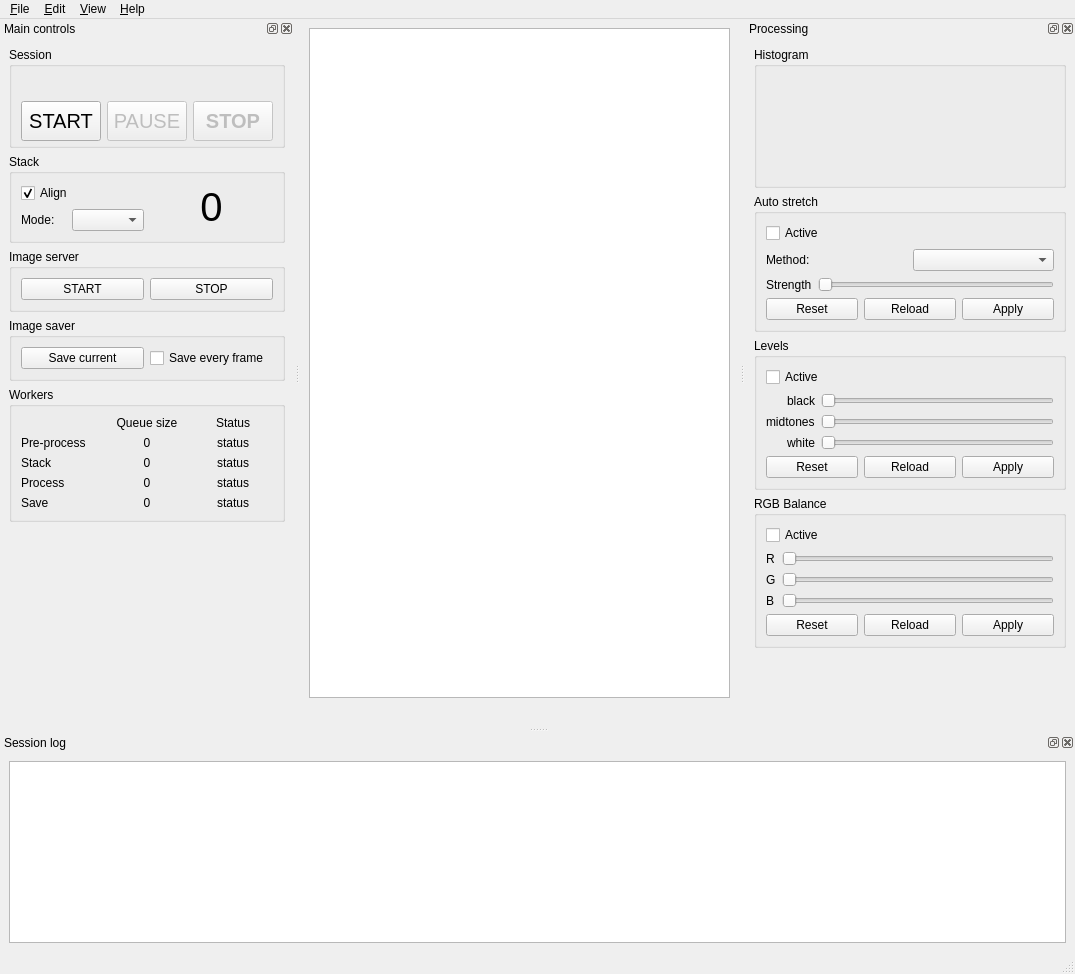
<?xml version="1.0" encoding="UTF-8"?>
<ui version="4.0">
 <class>stack_window</class>
 <widget class="QMainWindow" name="stack_window">
  <property name="geometry">
   <rect>
    <x>0</x>
    <y>0</y>
    <width>1075</width>
    <height>974</height>
   </rect>
  </property>
  <property name="minimumSize">
   <size>
    <width>0</width>
    <height>700</height>
   </size>
  </property>
  <property name="windowTitle">
   <string notr="true">Astro Live Stacker</string>
  </property>
  <widget class="QWidget" name="centralwidget">
   <layout class="QVBoxLayout" name="verticalLayout_15">
    <item>
     <widget class="ImageView" name="image_view"/>
    </item>
    <item>
     <layout class="QHBoxLayout" name="horizontalLayout_14">
      <item>
       <widget class="QLabel" name="lbl_scanner_status">
        <property name="text">
         <string/>
        </property>
        <property name="alignment">
         <set>Qt::AlignCenter</set>
        </property>
        <property name="openExternalLinks">
         <bool>false</bool>
        </property>
       </widget>
      </item>
      <item>
       <widget class="QLabel" name="lbl_web_server_status">
        <property name="text">
         <string/>
        </property>
        <property name="alignment">
         <set>Qt::AlignCenter</set>
        </property>
        <property name="openExternalLinks">
         <bool>true</bool>
        </property>
       </widget>
      </item>
     </layout>
    </item>
   </layout>
  </widget>
  <widget class="QMenuBar" name="menuBar">
   <property name="geometry">
    <rect>
     <x>0</x>
     <y>0</y>
     <width>1075</width>
     <height>23</height>
    </rect>
   </property>
   <widget class="QMenu" name="menu_File">
    <property name="title">
     <string>&amp;File</string>
    </property>
    <addaction name="action_quit"/>
   </widget>
   <widget class="QMenu" name="menu_Edit">
    <property name="title">
     <string>&amp;Edit</string>
    </property>
    <addaction name="action_prefs"/>
   </widget>
   <widget class="QMenu" name="menuView">
    <property name="title">
     <string>&amp;View</string>
    </property>
    <addaction name="action_show_session_controls"/>
    <addaction name="action_show_processing_panel"/>
    <addaction name="action_show_session_log"/>
    <addaction name="separator"/>
    <addaction name="action_image_only"/>
    <addaction name="separator"/>
    <addaction name="action_full_screen"/>
   </widget>
   <widget class="QMenu" name="menu_Help">
    <property name="title">
     <string>&amp;Help</string>
    </property>
    <addaction name="action_about_als"/>
   </widget>
   <addaction name="menu_File"/>
   <addaction name="menu_Edit"/>
   <addaction name="menuView"/>
   <addaction name="menu_Help"/>
  </widget>
  <widget class="QDockWidget" name="session_dock">
   <property name="allowedAreas">
    <set>Qt::LeftDockWidgetArea|Qt::RightDockWidgetArea</set>
   </property>
   <property name="windowTitle">
    <string>Main controls</string>
   </property>
   <attribute name="dockWidgetArea">
    <number>1</number>
   </attribute>
   <widget class="QWidget" name="dockWidgetContents">
    <layout class="QVBoxLayout" name="verticalLayout_7">
     <item>
      <widget class="QGroupBox" name="groupBox">
       <property name="title">
        <string>Session</string>
       </property>
       <layout class="QVBoxLayout" name="verticalLayout">
        <item>
         <widget class="QLabel" name="lbl_session_status">
          <property name="text">
           <string/>
          </property>
          <property name="alignment">
           <set>Qt::AlignCenter</set>
          </property>
          <property name="openExternalLinks">
           <bool>false</bool>
          </property>
         </widget>
        </item>
        <item>
         <layout class="QHBoxLayout" name="horizontalLayout">
          <item>
           <widget class="QPushButton" name="pbPlay">
            <property name="minimumSize">
             <size>
              <width>0</width>
              <height>40</height>
             </size>
            </property>
            <property name="maximumSize">
             <size>
              <width>16777215</width>
              <height>30</height>
             </size>
            </property>
            <property name="font">
             <font>
              <pointsize>15</pointsize>
             </font>
            </property>
            <property name="toolTip">
             <string>Start / Resume session</string>
            </property>
            <property name="statusTip">
             <string>Start / Resume session</string>
            </property>
            <property name="styleSheet">
             <string notr="true"/>
            </property>
            <property name="text">
             <string>START</string>
            </property>
            <property name="shortcut">
             <string>R</string>
            </property>
           </widget>
          </item>
          <item>
           <widget class="QPushButton" name="pbPause">
            <property name="enabled">
             <bool>false</bool>
            </property>
            <property name="minimumSize">
             <size>
              <width>0</width>
              <height>40</height>
             </size>
            </property>
            <property name="maximumSize">
             <size>
              <width>16777215</width>
              <height>30</height>
             </size>
            </property>
            <property name="font">
             <font>
              <pointsize>15</pointsize>
             </font>
            </property>
            <property name="toolTip">
             <string>Pause session</string>
            </property>
            <property name="statusTip">
             <string>Pause session</string>
            </property>
            <property name="styleSheet">
             <string notr="true"/>
            </property>
            <property name="text">
             <string>PAUSE</string>
            </property>
            <property name="shortcut">
             <string>R</string>
            </property>
           </widget>
          </item>
          <item>
           <widget class="QPushButton" name="pbStop">
            <property name="enabled">
             <bool>false</bool>
            </property>
            <property name="minimumSize">
             <size>
              <width>0</width>
              <height>40</height>
             </size>
            </property>
            <property name="maximumSize">
             <size>
              <width>16777215</width>
              <height>30</height>
             </size>
            </property>
            <property name="font">
             <font>
              <pointsize>15</pointsize>
              <weight>75</weight>
              <bold>true</bold>
              <underline>false</underline>
             </font>
            </property>
            <property name="toolTip">
             <string>Stop Session</string>
            </property>
            <property name="statusTip">
             <string>Stop Session</string>
            </property>
            <property name="styleSheet">
             <string notr="true"/>
            </property>
            <property name="text">
             <string>STOP</string>
            </property>
            <property name="shortcut">
             <string>X</string>
            </property>
           </widget>
          </item>
         </layout>
        </item>
       </layout>
      </widget>
     </item>
     <item>
      <widget class="QGroupBox" name="groupBox_4">
       <property name="title">
        <string>Stack</string>
       </property>
       <layout class="QHBoxLayout" name="horizontalLayout_2">
        <item>
         <layout class="QVBoxLayout" name="verticalLayout_11">
          <item>
           <widget class="QCheckBox" name="chk_align">
            <property name="maximumSize">
             <size>
              <width>150</width>
              <height>20</height>
             </size>
            </property>
            <property name="toolTip">
             <string>Align frames before stacking</string>
            </property>
            <property name="statusTip">
             <string>Align frames before stacking</string>
            </property>
            <property name="layoutDirection">
             <enum>Qt::LeftToRight</enum>
            </property>
            <property name="text">
             <string>Align</string>
            </property>
            <property name="shortcut">
             <string>A</string>
            </property>
            <property name="checked">
             <bool>true</bool>
            </property>
           </widget>
          </item>
          <item>
           <layout class="QHBoxLayout" name="horizontalLayout_11">
            <item>
             <widget class="QLabel" name="label_10">
              <property name="text">
               <string>Mode:</string>
              </property>
             </widget>
            </item>
            <item>
             <widget class="QComboBox" name="cb_stacking_mode">
              <property name="maximumSize">
               <size>
                <width>16777215</width>
                <height>30</height>
               </size>
              </property>
             </widget>
            </item>
           </layout>
          </item>
         </layout>
        </item>
        <item>
         <widget class="QLabel" name="lbl_stack_size">
          <property name="font">
           <font>
            <pointsize>30</pointsize>
            <kerning>true</kerning>
           </font>
          </property>
          <property name="text">
           <string>0</string>
          </property>
          <property name="alignment">
           <set>Qt::AlignCenter</set>
          </property>
         </widget>
        </item>
       </layout>
      </widget>
     </item>
     <item>
      <widget class="QGroupBox" name="groupBox_2">
       <property name="title">
        <string>Image server</string>
       </property>
       <layout class="QHBoxLayout" name="horizontalLayout_16">
        <item>
         <widget class="QPushButton" name="btn_web_start">
          <property name="toolTip">
           <string>Start image server</string>
          </property>
          <property name="statusTip">
           <string>Start image server</string>
          </property>
          <property name="text">
           <string>START</string>
          </property>
          <property name="shortcut">
           <string>W</string>
          </property>
         </widget>
        </item>
        <item>
         <widget class="QPushButton" name="btn_web_stop">
          <property name="toolTip">
           <string>Stop image server</string>
          </property>
          <property name="statusTip">
           <string>Stop image server</string>
          </property>
          <property name="text">
           <string>STOP</string>
          </property>
          <property name="shortcut">
           <string>W</string>
          </property>
         </widget>
        </item>
       </layout>
      </widget>
     </item>
     <item>
      <widget class="QGroupBox" name="groupBox_3">
       <property name="title">
        <string>Image saver</string>
       </property>
       <layout class="QVBoxLayout" name="verticalLayout_12">
        <item>
         <layout class="QHBoxLayout" name="horizontalLayout_12">
          <item>
           <widget class="QPushButton" name="pbSave">
            <property name="maximumSize">
             <size>
              <width>16777215</width>
              <height>30</height>
             </size>
            </property>
            <property name="toolTip">
             <string>Save current image to disk</string>
            </property>
            <property name="statusTip">
             <string>Save current image to disk</string>
            </property>
            <property name="text">
             <string>Save current</string>
            </property>
            <property name="shortcut">
             <string>S</string>
            </property>
           </widget>
          </item>
          <item>
           <widget class="QCheckBox" name="chk_save_every_image">
            <property name="maximumSize">
             <size>
              <width>16777215</width>
              <height>20</height>
             </size>
            </property>
            <property name="toolTip">
             <string>Save every new image in a timestamped file</string>
            </property>
            <property name="statusTip">
             <string>Save every new image in a timestamped file</string>
            </property>
            <property name="text">
             <string>Save every frame</string>
            </property>
            <property name="shortcut">
             <string>F</string>
            </property>
           </widget>
          </item>
         </layout>
        </item>
       </layout>
      </widget>
     </item>
     <item>
      <widget class="QGroupBox" name="groupBox_5">
       <property name="title">
        <string>Workers</string>
       </property>
       <layout class="QGridLayout" name="gridLayout">
        <item row="0" column="1">
         <widget class="QLabel" name="label_22">
          <property name="text">
           <string>Queue size</string>
          </property>
          <property name="alignment">
           <set>Qt::AlignCenter</set>
          </property>
         </widget>
        </item>
        <item row="0" column="2">
         <widget class="QLabel" name="label_23">
          <property name="text">
           <string>Status</string>
          </property>
          <property name="alignment">
           <set>Qt::AlignCenter</set>
          </property>
         </widget>
        </item>
        <item row="1" column="0">
         <widget class="QLabel" name="label_17">
          <property name="text">
           <string>Pre-process</string>
          </property>
         </widget>
        </item>
        <item row="1" column="1">
         <widget class="QLabel" name="lbl_pre_process_queue_size">
          <property name="text">
           <string>0</string>
          </property>
          <property name="alignment">
           <set>Qt::AlignCenter</set>
          </property>
         </widget>
        </item>
        <item row="1" column="2">
         <widget class="QLabel" name="lbl_pre_processor_status">
          <property name="text">
           <string>status</string>
          </property>
          <property name="alignment">
           <set>Qt::AlignCenter</set>
          </property>
         </widget>
        </item>
        <item row="2" column="0">
         <widget class="QLabel" name="label_19">
          <property name="text">
           <string>Stack</string>
          </property>
         </widget>
        </item>
        <item row="2" column="1">
         <widget class="QLabel" name="lbl_stack_queue_size">
          <property name="text">
           <string>0</string>
          </property>
          <property name="alignment">
           <set>Qt::AlignCenter</set>
          </property>
         </widget>
        </item>
        <item row="2" column="2">
         <widget class="QLabel" name="lbl_stacker_status">
          <property name="text">
           <string>status</string>
          </property>
          <property name="alignment">
           <set>Qt::AlignCenter</set>
          </property>
         </widget>
        </item>
        <item row="3" column="0">
         <widget class="QLabel" name="label_18">
          <property name="text">
           <string>Process</string>
          </property>
         </widget>
        </item>
        <item row="3" column="1">
         <widget class="QLabel" name="lbl_process_queue_size">
          <property name="text">
           <string>0</string>
          </property>
          <property name="alignment">
           <set>Qt::AlignCenter</set>
          </property>
         </widget>
        </item>
        <item row="3" column="2">
         <widget class="QLabel" name="lbl_post_processor_status">
          <property name="text">
           <string>status</string>
          </property>
          <property name="alignment">
           <set>Qt::AlignCenter</set>
          </property>
         </widget>
        </item>
        <item row="4" column="0">
         <widget class="QLabel" name="label_20">
          <property name="text">
           <string>Save</string>
          </property>
         </widget>
        </item>
        <item row="4" column="1">
         <widget class="QLabel" name="lbl_save_queue_size">
          <property name="text">
           <string>0</string>
          </property>
          <property name="alignment">
           <set>Qt::AlignCenter</set>
          </property>
         </widget>
        </item>
        <item row="4" column="2">
         <widget class="QLabel" name="lbl_saver_status">
          <property name="text">
           <string>status</string>
          </property>
          <property name="alignment">
           <set>Qt::AlignCenter</set>
          </property>
         </widget>
        </item>
       </layout>
      </widget>
     </item>
     <item>
      <spacer name="verticalSpacer">
       <property name="orientation">
        <enum>Qt::Vertical</enum>
       </property>
       <property name="sizeHint" stdset="0">
        <size>
         <width>20</width>
         <height>179</height>
        </size>
       </property>
      </spacer>
     </item>
    </layout>
   </widget>
  </widget>
  <widget class="QDockWidget" name="log_dock">
   <property name="sizePolicy">
    <sizepolicy hsizetype="Preferred" vsizetype="MinimumExpanding">
     <horstretch>0</horstretch>
     <verstretch>0</verstretch>
    </sizepolicy>
   </property>
   <property name="baseSize">
    <size>
     <width>0</width>
     <height>0</height>
    </size>
   </property>
   <property name="allowedAreas">
    <set>Qt::BottomDockWidgetArea|Qt::TopDockWidgetArea</set>
   </property>
   <property name="windowTitle">
    <string>Session log</string>
   </property>
   <attribute name="dockWidgetArea">
    <number>8</number>
   </attribute>
   <widget class="QWidget" name="dockWidgetContents_2">
    <layout class="QVBoxLayout" name="verticalLayout_14">
     <item>
      <widget class="QListWidget" name="log">
       <property name="font">
        <font>
         <family>Courier 10 Pitch</family>
        </font>
       </property>
       <property name="editTriggers">
        <set>QAbstractItemView::NoEditTriggers</set>
       </property>
       <property name="showDropIndicator" stdset="0">
        <bool>false</bool>
       </property>
       <property name="alternatingRowColors">
        <bool>false</bool>
       </property>
       <property name="selectionMode">
        <enum>QAbstractItemView::NoSelection</enum>
       </property>
       <property name="textElideMode">
        <enum>Qt::ElideNone</enum>
       </property>
       <property name="isWrapping" stdset="0">
        <bool>false</bool>
       </property>
       <property name="wordWrap">
        <bool>true</bool>
       </property>
      </widget>
     </item>
    </layout>
   </widget>
  </widget>
  <widget class="QStatusBar" name="statusBar"/>
  <widget class="QDockWidget" name="processing_dock">
   <property name="minimumSize">
    <size>
     <width>330</width>
     <height>708</height>
    </size>
   </property>
   <property name="allowedAreas">
    <set>Qt::LeftDockWidgetArea|Qt::RightDockWidgetArea</set>
   </property>
   <property name="windowTitle">
    <string>Processing</string>
   </property>
   <attribute name="dockWidgetArea">
    <number>2</number>
   </attribute>
   <widget class="QWidget" name="dockWidgetContents_3">
    <layout class="QVBoxLayout" name="verticalLayout_9">
     <item>
      <widget class="QGroupBox" name="groupBox_7">
       <property name="minimumSize">
        <size>
         <width>0</width>
         <height>0</height>
        </size>
       </property>
       <property name="title">
        <string>Histogram</string>
       </property>
       <layout class="QVBoxLayout" name="verticalLayout_4">
        <item>
         <widget class="HistogramView" name="histogram_view" native="true">
          <property name="minimumSize">
           <size>
            <width>250</width>
            <height>100</height>
           </size>
          </property>
         </widget>
        </item>
       </layout>
      </widget>
     </item>
     <item>
      <widget class="QGroupBox" name="groupBox_9">
       <property name="title">
        <string>Auto stretch</string>
       </property>
       <layout class="QVBoxLayout" name="verticalLayout_8">
        <item>
         <widget class="QCheckBox" name="chk_stretch_active">
          <property name="text">
           <string>Active</string>
          </property>
         </widget>
        </item>
        <item>
         <layout class="QHBoxLayout" name="horizontalLayout_4">
          <item>
           <widget class="QLabel" name="label_3">
            <property name="text">
             <string>Method:</string>
            </property>
           </widget>
          </item>
          <item>
           <widget class="QComboBox" name="cb_stretch_method">
            <property name="minimumSize">
             <size>
              <width>90</width>
              <height>0</height>
             </size>
            </property>
           </widget>
          </item>
         </layout>
        </item>
        <item>
         <layout class="QHBoxLayout" name="horizontalLayout_8">
          <item>
           <widget class="QLabel" name="label_8">
            <property name="text">
             <string>Strength</string>
            </property>
           </widget>
          </item>
          <item>
           <widget class="Slider" name="sld_stretch_strength">
            <property name="maximum">
             <number>255</number>
            </property>
            <property name="orientation">
             <enum>Qt::Horizontal</enum>
            </property>
           </widget>
          </item>
         </layout>
        </item>
        <item>
         <layout class="QHBoxLayout" name="horizontalLayout_7">
          <item>
           <widget class="QPushButton" name="btn_stretch_reset">
            <property name="text">
             <string>Reset</string>
            </property>
           </widget>
          </item>
          <item>
           <widget class="QPushButton" name="btn_stretch_reload">
            <property name="text">
             <string>Reload</string>
            </property>
           </widget>
          </item>
          <item>
           <widget class="QPushButton" name="btn_stretch_apply">
            <property name="text">
             <string>Apply</string>
            </property>
           </widget>
          </item>
         </layout>
        </item>
       </layout>
      </widget>
     </item>
     <item>
      <widget class="QGroupBox" name="groupBox_6">
       <property name="font">
        <font>
         <weight>50</weight>
         <bold>false</bold>
        </font>
       </property>
       <property name="title">
        <string>Levels</string>
       </property>
       <layout class="QVBoxLayout" name="verticalLayout_5">
        <item>
         <widget class="QCheckBox" name="chk_levels_active">
          <property name="text">
           <string>Active</string>
          </property>
         </widget>
        </item>
        <item>
         <layout class="QHBoxLayout" name="horizontalLayout_5">
          <item>
           <layout class="QVBoxLayout" name="verticalLayout_2">
            <item>
             <widget class="QLabel" name="label">
              <property name="text">
               <string>black</string>
              </property>
              <property name="alignment">
               <set>Qt::AlignRight|Qt::AlignTrailing|Qt::AlignVCenter</set>
              </property>
             </widget>
            </item>
            <item>
             <widget class="QLabel" name="label_4">
              <property name="text">
               <string>midtones</string>
              </property>
             </widget>
            </item>
            <item>
             <widget class="QLabel" name="label_2">
              <property name="text">
               <string>white</string>
              </property>
              <property name="alignment">
               <set>Qt::AlignRight|Qt::AlignTrailing|Qt::AlignVCenter</set>
              </property>
             </widget>
            </item>
           </layout>
          </item>
          <item>
           <layout class="QVBoxLayout" name="verticalLayout_3">
            <item>
             <widget class="Slider" name="sld_black">
              <property name="maximum">
               <number>255</number>
              </property>
              <property name="orientation">
               <enum>Qt::Horizontal</enum>
              </property>
             </widget>
            </item>
            <item>
             <widget class="Slider" name="sld_midtones">
              <property name="maximum">
               <number>255</number>
              </property>
              <property name="orientation">
               <enum>Qt::Horizontal</enum>
              </property>
             </widget>
            </item>
            <item>
             <widget class="Slider" name="sld_white">
              <property name="maximum">
               <number>255</number>
              </property>
              <property name="orientation">
               <enum>Qt::Horizontal</enum>
              </property>
             </widget>
            </item>
           </layout>
          </item>
         </layout>
        </item>
        <item>
         <layout class="QHBoxLayout" name="horizontalLayout_3">
          <item>
           <widget class="QPushButton" name="btn_levels_reset">
            <property name="text">
             <string>Reset</string>
            </property>
           </widget>
          </item>
          <item>
           <widget class="QPushButton" name="btn_levels_reload">
            <property name="text">
             <string>Reload</string>
            </property>
           </widget>
          </item>
          <item>
           <widget class="QPushButton" name="btn_levels_apply">
            <property name="text">
             <string>Apply</string>
            </property>
           </widget>
          </item>
         </layout>
        </item>
       </layout>
      </widget>
     </item>
     <item>
      <widget class="QGroupBox" name="groupBox_8">
       <property name="title">
        <string>RGB Balance</string>
       </property>
       <layout class="QVBoxLayout" name="verticalLayout_6">
        <item>
         <widget class="QCheckBox" name="chk_rgb_active">
          <property name="text">
           <string>Active</string>
          </property>
          <property name="checked">
           <bool>false</bool>
          </property>
         </widget>
        </item>
        <item>
         <layout class="QGridLayout" name="gridLayout_2">
          <item row="0" column="0">
           <widget class="QLabel" name="label_5">
            <property name="text">
             <string>R</string>
            </property>
           </widget>
          </item>
          <item row="0" column="1">
           <widget class="Slider" name="sld_rgb_r">
            <property name="maximum">
             <number>255</number>
            </property>
            <property name="orientation">
             <enum>Qt::Horizontal</enum>
            </property>
           </widget>
          </item>
          <item row="1" column="0">
           <widget class="QLabel" name="label_6">
            <property name="text">
             <string>G</string>
            </property>
           </widget>
          </item>
          <item row="1" column="1">
           <widget class="Slider" name="sld_rgb_g">
            <property name="maximum">
             <number>255</number>
            </property>
            <property name="orientation">
             <enum>Qt::Horizontal</enum>
            </property>
           </widget>
          </item>
          <item row="2" column="0">
           <widget class="QLabel" name="label_7">
            <property name="text">
             <string>B</string>
            </property>
           </widget>
          </item>
          <item row="2" column="1">
           <widget class="Slider" name="sld_rgb_b">
            <property name="maximum">
             <number>255</number>
            </property>
            <property name="orientation">
             <enum>Qt::Horizontal</enum>
            </property>
           </widget>
          </item>
         </layout>
        </item>
        <item>
         <layout class="QHBoxLayout" name="horizontalLayout_6">
          <item>
           <widget class="QPushButton" name="btn_rgb_reset">
            <property name="text">
             <string>Reset</string>
            </property>
           </widget>
          </item>
          <item>
           <widget class="QPushButton" name="btn_rgb_reload">
            <property name="text">
             <string>Reload</string>
            </property>
           </widget>
          </item>
          <item>
           <widget class="QPushButton" name="btn_rgb_apply">
            <property name="text">
             <string>Apply</string>
            </property>
           </widget>
          </item>
         </layout>
        </item>
       </layout>
      </widget>
     </item>
     <item>
      <spacer name="verticalSpacer_2">
       <property name="orientation">
        <enum>Qt::Vertical</enum>
       </property>
       <property name="sizeHint" stdset="0">
        <size>
         <width>20</width>
         <height>40</height>
        </size>
       </property>
      </spacer>
     </item>
    </layout>
   </widget>
  </widget>
  <action name="action_quit">
   <property name="text">
    <string>&amp;Quit</string>
   </property>
   <property name="iconText">
    <string>Quit</string>
   </property>
   <property name="toolTip">
    <string>Quit</string>
   </property>
   <property name="statusTip">
    <string>Quit ALS</string>
   </property>
   <property name="shortcut">
    <string notr="true">Ctrl+Q</string>
   </property>
  </action>
  <action name="action_prefs">
   <property name="text">
    <string>&amp;Preferences...</string>
   </property>
   <property name="statusTip">
    <string>Open preferences box</string>
   </property>
   <property name="shortcut">
    <string notr="true">Ctrl+P</string>
   </property>
  </action>
  <action name="action_show_session_controls">
   <property name="checkable">
    <bool>true</bool>
   </property>
   <property name="checked">
    <bool>true</bool>
   </property>
   <property name="text">
    <string>Main &amp;controls</string>
   </property>
   <property name="toolTip">
    <string>Show / hide main controls</string>
   </property>
   <property name="statusTip">
    <string>Show / hide main controls</string>
   </property>
   <property name="shortcut">
    <string notr="true">B</string>
   </property>
  </action>
  <action name="action_show_session_log">
   <property name="checkable">
    <bool>true</bool>
   </property>
   <property name="checked">
    <bool>true</bool>
   </property>
   <property name="text">
    <string>Session &amp;log</string>
   </property>
   <property name="toolTip">
    <string>Show / hide session log</string>
   </property>
   <property name="statusTip">
    <string>Show / hide session log</string>
   </property>
   <property name="shortcut">
    <string notr="true">L</string>
   </property>
  </action>
  <action name="action_about_als">
   <property name="text">
    <string>&amp;About ALS...</string>
   </property>
   <property name="statusTip">
    <string>About ALS</string>
   </property>
   <property name="shortcut">
    <string notr="true"/>
   </property>
  </action>
  <action name="action_show_processing_panel">
   <property name="checkable">
    <bool>true</bool>
   </property>
   <property name="checked">
    <bool>true</bool>
   </property>
   <property name="text">
    <string>&amp;Processing panel</string>
   </property>
   <property name="toolTip">
    <string>Show / hide processing panel</string>
   </property>
   <property name="statusTip">
    <string>Show / hide processing panel</string>
   </property>
   <property name="shortcut">
    <string notr="true">P</string>
   </property>
  </action>
  <action name="action_full_screen">
   <property name="checkable">
    <bool>true</bool>
   </property>
   <property name="text">
    <string>&amp;Full screen</string>
   </property>
   <property name="statusTip">
    <string>Full Screen</string>
   </property>
   <property name="shortcut">
    <string notr="true">F11</string>
   </property>
  </action>
  <action name="action_image_only">
   <property name="checkable">
    <bool>true</bool>
   </property>
   <property name="text">
    <string>&amp;Image only</string>
   </property>
   <property name="statusTip">
    <string>Hide currently visible panels to maximize image display</string>
   </property>
   <property name="shortcut">
    <string notr="true">I</string>
   </property>
  </action>
 </widget>
 <customwidgets>
  <customwidget>
   <class>ImageView</class>
   <extends>QGraphicsView</extends>
   <header>als.ui.widgets</header>
  </customwidget>
  <customwidget>
   <class>Slider</class>
   <extends>QSlider</extends>
   <header>als.ui.widgets</header>
  </customwidget>
  <customwidget>
   <class>HistogramView</class>
   <extends>QWidget</extends>
   <header>als.ui.widgets</header>
   <container>1</container>
  </customwidget>
 </customwidgets>
 <resources>
  <include location="../../resources/resource.qrc"/>
 </resources>
 <connections>
  <connection>
   <sender>action_show_session_controls</sender>
   <signal>triggered(bool)</signal>
   <receiver>session_dock</receiver>
   <slot>setVisible(bool)</slot>
   <hints>
    <hint type="sourcelabel">
     <x>-1</x>
     <y>-1</y>
    </hint>
    <hint type="destinationlabel">
     <x>119</x>
     <y>440</y>
    </hint>
   </hints>
  </connection>
  <connection>
   <sender>session_dock</sender>
   <signal>visibilityChanged(bool)</signal>
   <receiver>action_show_session_controls</receiver>
   <slot>setChecked(bool)</slot>
   <hints>
    <hint type="sourcelabel">
     <x>131</x>
     <y>527</y>
    </hint>
    <hint type="destinationlabel">
     <x>-1</x>
     <y>-1</y>
    </hint>
   </hints>
  </connection>
  <connection>
   <sender>action_show_session_log</sender>
   <signal>triggered(bool)</signal>
   <receiver>log_dock</receiver>
   <slot>setVisible(bool)</slot>
   <hints>
    <hint type="sourcelabel">
     <x>-1</x>
     <y>-1</y>
    </hint>
    <hint type="destinationlabel">
     <x>546</x>
     <y>803</y>
    </hint>
   </hints>
  </connection>
  <connection>
   <sender>log_dock</sender>
   <signal>visibilityChanged(bool)</signal>
   <receiver>action_show_session_log</receiver>
   <slot>setChecked(bool)</slot>
   <hints>
    <hint type="sourcelabel">
     <x>546</x>
     <y>803</y>
    </hint>
    <hint type="destinationlabel">
     <x>-1</x>
     <y>-1</y>
    </hint>
   </hints>
  </connection>
  <connection>
   <sender>action_show_processing_panel</sender>
   <signal>triggered(bool)</signal>
   <receiver>processing_dock</receiver>
   <slot>setVisible(bool)</slot>
   <hints>
    <hint type="sourcelabel">
     <x>-1</x>
     <y>-1</y>
    </hint>
    <hint type="destinationlabel">
     <x>940</x>
     <y>366</y>
    </hint>
   </hints>
  </connection>
  <connection>
   <sender>processing_dock</sender>
   <signal>visibilityChanged(bool)</signal>
   <receiver>action_show_processing_panel</receiver>
   <slot>setChecked(bool)</slot>
   <hints>
    <hint type="sourcelabel">
     <x>940</x>
     <y>366</y>
    </hint>
    <hint type="destinationlabel">
     <x>-1</x>
     <y>-1</y>
    </hint>
   </hints>
  </connection>
 </connections>
</ui>
